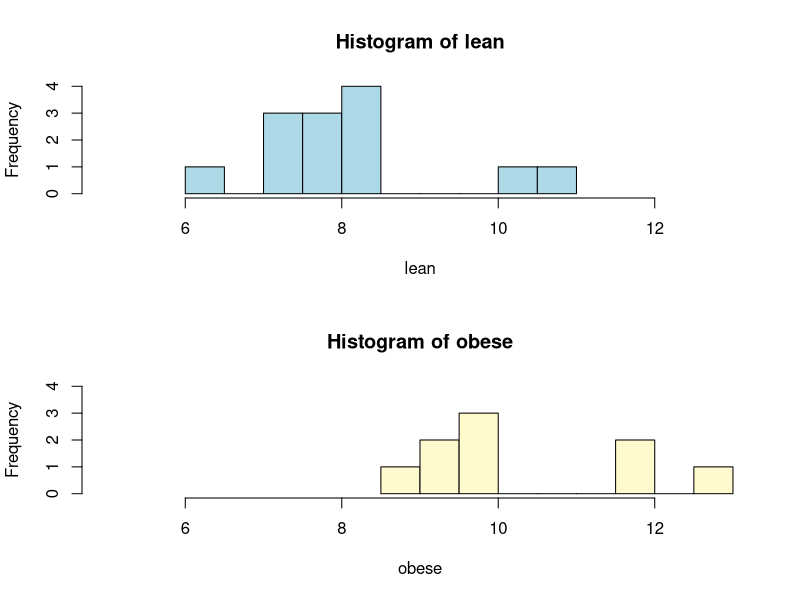
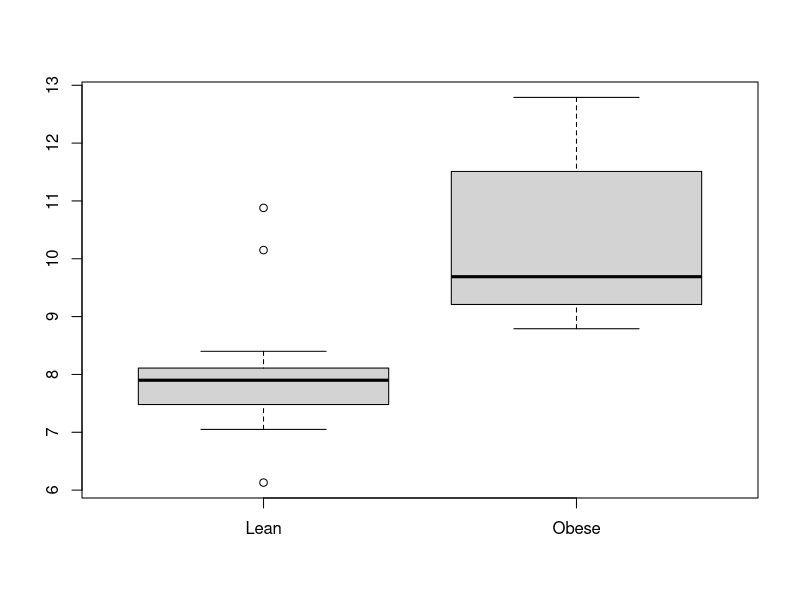
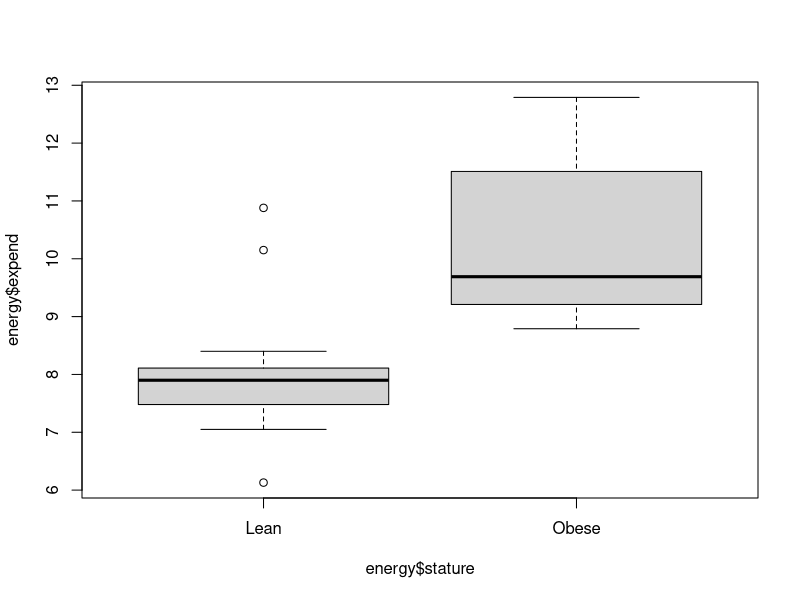
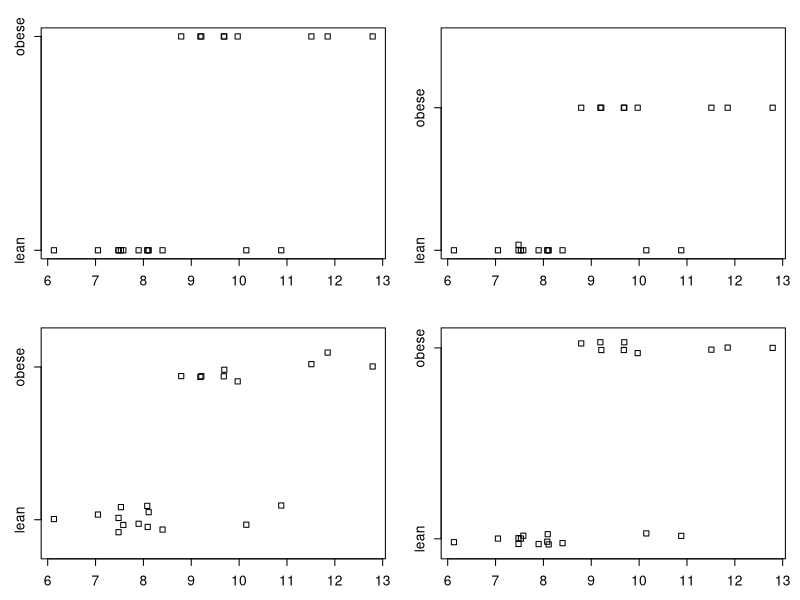

Reproduce these figures in R, in order. (Note: this script raises an error after producing the figures.)

# Create dataframe from data file.
energy <- read.csv("energy_expend.csv", stringsAsFactors = FALSE)

# Two ways to create separate vectors for each stature factor.
lst <- split(energy$expend, energy$stature)

lean  <- energy$expend[energy$stature == "lean"]
obese <- energy$expend[energy$stature == "obese"]

# Set graphic device parameters to 2 rows and 1 column.
par(mfrow = c(2, 1))    
 
# Graph the two vectors.
hist(lean, breaks = 10, xlim = c(5, 13), ylim = c(0, 4), col = "lightblue")
hist(obese, breaks = 10, xlim = c(5, 13), ylim = c(0, 4), col = "lemonchiffon")

# Restore graphic device to 1 row, 1 column.
par(mfrow = c(1, 1))    

# Two ways to create the boxplot.
boxplot(lean, obese, names = c("Lean","Obese"))
boxplot(energy$expend ~ energy$stature, names = c("Lean","Obese"))

# Create four stripcharts.
opar <- par(no.readonly = TRUE)
par(mfrow = c(2,2), mex = 0.8, mar = c(3, 3, 2, 1) + .1)

stripchart(energy$expend ~ energy$stature)
stripchart(energy$expend ~ energy$stature, method = "stack")
stripchart(energy$expend ~ energy$stature, method = "jitter")
stripchart(energy$expend ~ energy$stature, method = "jitter", jitter = .03)

par() <- opar

# Create dataframe from the data file
poverty <- read.delim("family_poverty.txt", sep = "\t", stringsAsFactors = FALSE)

opar <- par(no.readonly = TRUE)
ten  <- subset(poverty, year > 2005)

# Plot poverty % by year.
plot(ten$year, ten$family_poverty_pct,
               xlab = "Year",
               ylab = "Families in Poverty %",
               ylim = c(9, 13), 
               type = "b", 
               cex  = .75,
               lty  = 3,
               col  = "blue",
               pch  = 1)

# Reset the parameters.
par() <- opar

tmp <- read.delim("race_poverty.txt", sep = "\t", stringsAsFactors = FALSE)

tot_num_poverty <- as.numeric(gsub(",", "", tmp$tot_num_poverty))

poverty <- data.frame(year = tmp$year, 
                      tot_num_poverty, 
                      pct_total_poverty = tmp$pct_total_poverty, 
                      race = tmp$race)

white    <- subset(poverty, race == "white")
hispanic <- subset(poverty, race == "hispanic")
black    <- subset(poverty, race == "black")
asian    <- subset(poverty, race == "asian")

x <- white$year
y <- white$tot_num_poverty

plot(x, y,
     xlab = "Year",
     ylab = "Total Number in Poverty (1000's)",
     ylim = c(7000, 20000),
     type = "b", 
     cex  = .75,
     lty  = 3,
     col  = "blue",
     pch  = 1)

x <- hispanic$year
y <- hispanic$tot_num_poverty

lines(x, y, type = "b", lty = 2, col = "red", pch = 0, cex = .75)


